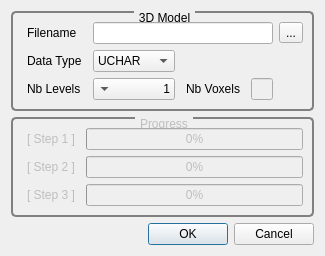
<?xml version="1.0" encoding="UTF-8"?>
<ui version="4.0">
 <class>GvQRawDataLoaderDialog</class>
 <widget class="QDialog" name="GvQRawDataLoaderDialog">
  <property name="geometry">
   <rect>
    <x>0</x>
    <y>0</y>
    <width>319</width>
    <height>252</height>
   </rect>
  </property>
  <property name="windowTitle">
   <string>RAW Data Loader</string>
  </property>
  <property name="styleSheet">
   <string notr="true">QGroupBox
{
     background-color: qlineargradient(x1: 0, y1: 0, x2: 0, y2: 1,
                                       stop: 0 #E0E0E0, stop: 1 #FFFFFF);
     border: 2px solid gray;
     border-radius: 5px;
     margin-top: 1ex; /* leave space at the top for the title */
 }

 QGroupBox::title
{
	 subcontrol-origin: margin;
     subcontrol-position: top center; /* position at the top center */
     padding: 0 3px;
     /*background-color: qlineargradient(x1: 0, y1: 0, x2: 0, y2: 1,
                                       stop: 0 #DDDDDD, stop: 1 #FFFFFF);*/
     border-radius: 3px;
 }

QLabel
{
	border-radius: 4px;
	padding: 2px;
 }
</string>
  </property>
  <layout class="QVBoxLayout" name="verticalLayout">
   <item>
    <widget class="QGroupBox" name="groupBox">
     <property name="title">
      <string>3D Model</string>
     </property>
     <layout class="QGridLayout" name="gridLayout">
      <item row="0" column="0">
       <widget class="QLabel" name="label">
        <property name="text">
         <string>Filename</string>
        </property>
       </widget>
      </item>
      <item row="0" column="1" colspan="3">
       <widget class="QLineEdit" name="_3DModelFilenameLineEdit">
        <property name="readOnly">
         <bool>true</bool>
        </property>
       </widget>
      </item>
      <item row="0" column="4">
       <widget class="QToolButton" name="_3DModelDirectoryToolButton">
        <property name="text">
         <string>...</string>
        </property>
        <property name="icon">
         <iconset resource="../../../GigaVoxelsVoxelizer/Ui/resources.qrc">
          <normaloff>:/icons/Icons/fileopen.png</normaloff>:/icons/Icons/fileopen.png</iconset>
        </property>
       </widget>
      </item>
      <item row="1" column="0">
       <widget class="QLabel" name="label_5">
        <property name="text">
         <string>Data Type</string>
        </property>
       </widget>
      </item>
      <item row="1" column="1">
       <widget class="QComboBox" name="_3DModelDataTypeComboBox">
        <item>
         <property name="text">
          <string>UCHAR</string>
         </property>
        </item>
        <item>
         <property name="text">
          <string>UCHAR4</string>
         </property>
        </item>
        <item>
         <property name="text">
          <string>USHORT</string>
         </property>
        </item>
        <item>
         <property name="text">
          <string>FLOAT</string>
         </property>
        </item>
        <item>
         <property name="text">
          <string>FLOAT4</string>
         </property>
        </item>
       </widget>
      </item>
      <item row="1" column="2" colspan="3">
       <spacer name="horizontalSpacer">
        <property name="orientation">
         <enum>Qt::Horizontal</enum>
        </property>
        <property name="sizeHint" stdset="0">
         <size>
          <width>158</width>
          <height>20</height>
         </size>
        </property>
       </spacer>
      </item>
      <item row="2" column="0">
       <widget class="QLabel" name="label_4">
        <property name="toolTip">
         <string>Number of levels of resolution of the generated data strucutre.</string>
        </property>
        <property name="text">
         <string>Nb Levels</string>
        </property>
       </widget>
      </item>
      <item row="2" column="1">
       <widget class="QComboBox" name="_maxResolutionComboBox">
        <property name="toolTip">
         <string>Number of levels of resolution of the generated data strucutre.</string>
        </property>
        <property name="layoutDirection">
         <enum>Qt::RightToLeft</enum>
        </property>
        <property name="currentIndex">
         <number>0</number>
        </property>
        <item>
         <property name="text">
          <string>1</string>
         </property>
        </item>
        <item>
         <property name="text">
          <string>2</string>
         </property>
        </item>
        <item>
         <property name="text">
          <string>3</string>
         </property>
        </item>
        <item>
         <property name="text">
          <string>4</string>
         </property>
        </item>
        <item>
         <property name="text">
          <string>5</string>
         </property>
        </item>
        <item>
         <property name="text">
          <string>6</string>
         </property>
        </item>
        <item>
         <property name="text">
          <string>7</string>
         </property>
        </item>
        <item>
         <property name="text">
          <string>8</string>
         </property>
        </item>
        <item>
         <property name="text">
          <string>9</string>
         </property>
        </item>
        <item>
         <property name="text">
          <string>10</string>
         </property>
        </item>
        <item>
         <property name="text">
          <string>11</string>
         </property>
        </item>
        <item>
         <property name="text">
          <string>12</string>
         </property>
        </item>
       </widget>
      </item>
      <item row="2" column="2">
       <widget class="QLabel" name="label_3">
        <property name="toolTip">
         <string>Number of voxels in each dimension associated to the level of resolution.</string>
        </property>
        <property name="text">
         <string>Nb Voxels</string>
        </property>
       </widget>
      </item>
      <item row="2" column="3">
       <widget class="QLineEdit" name="_nbLevelsLineEdit">
        <property name="enabled">
         <bool>false</bool>
        </property>
        <property name="toolTip">
         <string>Number of voxels in each dimension associated to the level of resolution.</string>
        </property>
        <property name="alignment">
         <set>Qt::AlignRight|Qt::AlignTrailing|Qt::AlignVCenter</set>
        </property>
        <property name="readOnly">
         <bool>true</bool>
        </property>
       </widget>
      </item>
     </layout>
    </widget>
   </item>
   <item>
    <widget class="QGroupBox" name="groupBox_2">
     <property name="enabled">
      <bool>false</bool>
     </property>
     <property name="title">
      <string>Progress</string>
     </property>
     <layout class="QGridLayout" name="gridLayout_2">
      <item row="0" column="0">
       <widget class="QLabel" name="label_2">
        <property name="text">
         <string>[ Step 1 ]</string>
        </property>
       </widget>
      </item>
      <item row="0" column="1">
       <widget class="QProgressBar" name="progressBar">
        <property name="value">
         <number>0</number>
        </property>
       </widget>
      </item>
      <item row="1" column="0">
       <widget class="QLabel" name="label_6">
        <property name="text">
         <string>[ Step 2 ]</string>
        </property>
       </widget>
      </item>
      <item row="1" column="1">
       <widget class="QProgressBar" name="progressBar_2">
        <property name="value">
         <number>0</number>
        </property>
       </widget>
      </item>
      <item row="2" column="0">
       <widget class="QLabel" name="label_7">
        <property name="text">
         <string>[ Step 3 ]</string>
        </property>
       </widget>
      </item>
      <item row="2" column="1">
       <widget class="QProgressBar" name="progressBar_3">
        <property name="value">
         <number>0</number>
        </property>
        <property name="invertedAppearance">
         <bool>false</bool>
        </property>
       </widget>
      </item>
     </layout>
    </widget>
   </item>
   <item>
    <widget class="QDialogButtonBox" name="buttonBox">
     <property name="orientation">
      <enum>Qt::Horizontal</enum>
     </property>
     <property name="standardButtons">
      <set>QDialogButtonBox::Cancel|QDialogButtonBox::Ok</set>
     </property>
    </widget>
   </item>
  </layout>
 </widget>
 <resources>
  <include location="../../../GigaVoxelsVoxelizer/Ui/resources.qrc"/>
  <include location="resources.qrc"/>
 </resources>
 <connections>
  <connection>
   <sender>buttonBox</sender>
   <signal>accepted()</signal>
   <receiver>GvQRawDataLoaderDialog</receiver>
   <slot>accept()</slot>
   <hints>
    <hint type="sourcelabel">
     <x>248</x>
     <y>254</y>
    </hint>
    <hint type="destinationlabel">
     <x>157</x>
     <y>274</y>
    </hint>
   </hints>
  </connection>
  <connection>
   <sender>buttonBox</sender>
   <signal>rejected()</signal>
   <receiver>GvQRawDataLoaderDialog</receiver>
   <slot>reject()</slot>
   <hints>
    <hint type="sourcelabel">
     <x>316</x>
     <y>260</y>
    </hint>
    <hint type="destinationlabel">
     <x>286</x>
     <y>274</y>
    </hint>
   </hints>
  </connection>
 </connections>
</ui>
